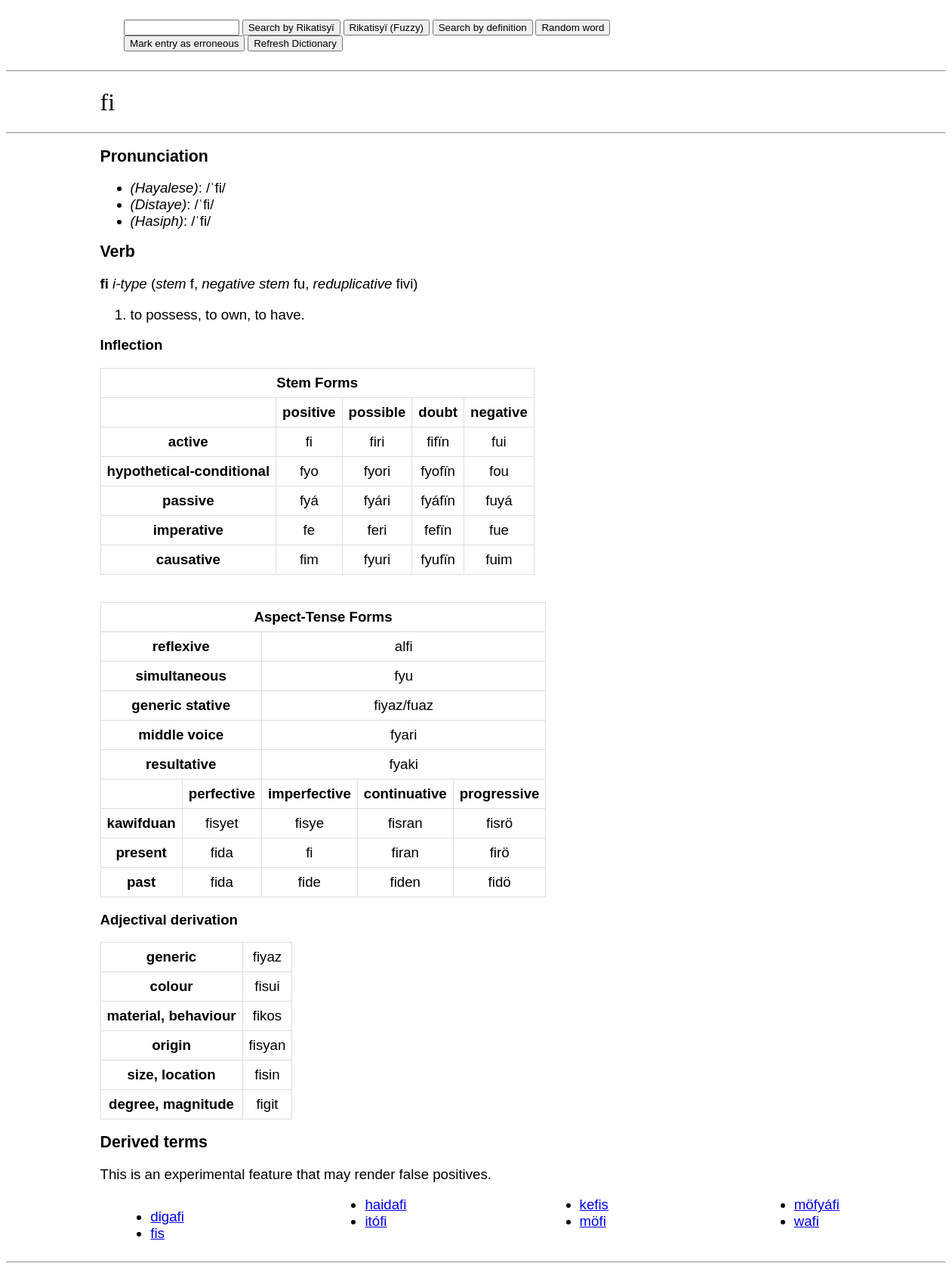
The page /wiki/fi on the database its author committed.
### app/models.py (models this page shows, shortened)
class Dictionary(db.Model):
    __tablename__ = 'Dictionary'
    id: Mapped[int] = mapped_column(primary_key=True)
    word: so.Mapped[str] = so.mapped_column(sa.String(50), index=True)
    defin: so.Mapped[str] = so.mapped_column(sa.String(255), index=True)
    anim: so.Mapped[str] = so.mapped_column(sa.String(50), nullable=True)
    pos: so.Mapped[str] = so.mapped_column(sa.String(50), nullable=True)
    etym: so.Mapped[str] = so.mapped_column(sa.String(255), nullable=True)

### app/routes.py (the view, shortened to what this page needs)
@app.route("/wiki/")
@app.route("/wiki/<word>", methods=['GET', 'POST'])
def show_definition(word):
    form = searchWord()
    located = Dictionary.query.filter(Dictionary.word == word.strip().casefold()).all()
    retword = []
    for x in located:
        defin = x.defin.split("; ")
        print(defin)
        root = ""
        anim = ""
        neg = ""
        if x.anim:
            match x.anim:
                case "i.":
                    anim = "class i. human"
                case "ii.":
                    anim = "class ii. deitic"
                case "iii.":
                    anim = "class iii. inanimate and non-human animate"
        elif x.pos == "v." or x.pos == "stv.":
            match x.word[len(x.word)-1]:
                case "i":
                    anim = "i-type"
                    root = x.word[:len(x.word) - 1]
                    neg = root + "u"
                case "ï":
                    anim = "ï-type"
                    root = x.word[:len(x.word) - 2]
                    neg = root + "iy"
                case "é":
                    anim = "é-type"
                    root = x.word[:len(x.word) - 1]
                    neg = root + "u"
                case "a":
                    anim = "é-type"
                    root = x.word[:len(x.word) - 1]
                    neg = root + "u"
                case "á":
                    anim = "é-type (passive)"
                    root = x.word[:len(x.word) - 1]
                    neg = root + "u"
                case "y":
                    anim = "i-type (cons.)"
                    root = x.word
                    neg = root + "u"
                case _:
                    anim = "i-type (cons.)"
                    root = x.word
                    neg = root + "u"
        match neg[len(neg)-2:]:
            case "uu":
                neg = neg[:len(neg)-1] + "y"
            case "au":
                neg = neg[:len(neg) - 1] + "w/" + neg[:len(neg) - 2] + "uw" + neg[len(neg)-2]
        if "alt." in defin[0]:
            adef = defin[0].split(")")
            defin[0] = adef[1]
            alt = adef[0] + ")"
        else:
            alt = ""
        if ", from" in defin[len(defin)-1]:
            etym = "Derived from " + defin[len(defin)-1].split(", from")[len(defin[len(defin)-1].split(", from"))-1]
            defin[len(defin)-1] = defin[len(defin)-1].split(", from")[0]
        elif ", lit." in defin[len(defin)-1]:
            etym = "Derived from " + defin[len(defin) - 1].split(", lit.")[len(defin[len(defin)-1].split(", lit."))-1]
            defin[len(defin)-1] = defin[len(defin)-1].split(", lit.")[0]
        elif ", borrowed from" in defin[len(defin)-1]:
            etym = "Borrowed from " + defin[len(defin)-1].split(", borrowed from")[len(defin[len(defin)-1].split(", borrowed from"))-1]
            defin[len(defin)-1] = defin[len(defin)-1].split(", borrowed from")[0]
        elif ", root noun" in defin[len(defin)-1]:
            etym = "Derivation of root noun " + defin[len(defin)-1].split(", root noun")[len(defin[len(defin)-1].split(", root noun"))-1]
            defin[len(defin)-1] = defin[len(defin)-1].split(", root noun")[0]
        else:
            etym = ""
        retword.append(cs.definition(x.word.strip().casefold(),cs.genIPA(word),cs.genIPA_collo(cs.genIPA(word)),cs.genIPA_eng(cs.genIPA(word)),defin,anim,cs.posword(x.pos),etym,root,cs.getInf(x), alt, neg, cs.redup(x), cs.reflex(x.word)))
    if session.get('prev'):
        if session['prev']:
            form.word.data = session['prev']
    else:
        form.word.data = ""
    related = Dictionary.query.filter(Dictionary.word.icontains(word.strip().casefold()),Dictionary.word != word.strip().casefold()).order_by(collate(Dictionary.word, 'NOCASE')).all()
    return render_template('word.html', retword=retword, related=related, form=form)

### app/forms.py
class searchWord(FlaskForm):
    word = StringField('Search by word or definition:')
    submit = SubmitField('Search by Rikatisyï')
    fuzsubmit = SubmitField('Rikatisyï (Fuzzy)')
    defsubmit = SubmitField('Search by definition')
    random = SubmitField('Random word')
    refresh = SubmitField('Refresh Dictionary')
    markentry = SubmitField('Mark entry as erroneous')

### app/scripts.py (called while the page is built, shortened)
def ipa(x):
    x = x.lower()
    x = x.replace("-","")
    for dia, mon in dia_b.items():
        x = x.replace(dia, mon)
    if (x[0] in vowels) is True:
        x = "ʔ" + x
    x = sylla(x)
    x = stress(x)
    for pref, fin in ipa_f.items():
        x = x.replace(pref, fin)
    for st, co in ipa_f2.items():
        if x.endswith(st):
            x = co.join(x.rsplit(st,1))
    return x

def sylla(x):
    if 1 <= len(x) <= 2:
        return x

def genIPA(name):
    splitname = re.split(" ",name)
    res = ""
    i=0
    while i<len(splitname):
        res = res + ipa(splitname[i])
        i += 1
        if i<len(splitname):
            res = res + " "
    return res

def genIPA_collo(name):
    for st, co in ipa_c.items():
        name = name.replace(st, co)
    for st, co in ipa_c2.items():
        if name.endswith(st):
            name = co.join(name.rsplit(st,1))
    return name

def genIPA_eng(name):
    for st, co in ipa_e.items():
        name = name.replace(st, co)
    for st, co in ipa_e2.items():
        if name.endswith(st):
            name = co.join(name.rsplit(st,1))
    return name

def posword(x):
    match x:
        case "n.":
            return "Noun"
        case "v.":
            return "Verb"
        case "stv.":
            return "Stative verb"
        case "intj.":
            return "Interjection"
        case "conj.":
            return "Conjunction"
        case "phr.":
            return "Phrase"
        case "aff.":
            return "Affix"
        case "part.":
            return "Particle"
        case _:
            return "Unimplemented"

def reflex(x):
    refl = 'nsywr'
    y = x
    for dia, mon in dia_b.items():
        y.replace(dia, mon)
    if y[0] in refl:
        return "a" + x[0] + x
    elif x[0] == "ɕ":
        return "as" + x
    elif x[0] == "ʑ":
        return "az" + x
    elif x[0] == "ʕ":
        return "al'" + x
    elif x[0] == "h":
        return "all" + x
    return "al" + x

### app/templates/word.html (shortened to what this page needs)
<!DOCTYPE html>
<html lang="en">
<head>
</head>
    <body>
    {% extends "base.html" %}
    {% block content %}
        <h1>{{ retword[0].word }}</h1>
        <hr>
        <h2>Pronunciation</h2>
        <ul>
            <li><i>(Hayalese)</i>: /{{ retword[0].ipa }}/</li>
            <li><i>(Distaye)</i>: /{{ retword[0].ipa_c }}/</li>
            <li><i>(Hasiph)</i>: /{{ retword[0].ipa_e }}/</li>
        </ul>
        {% for word in retword %}
        <h2>{{ word.pos }}</h2>
        {% if word.root %}
        <p><b>{{ word.word }} </b><i>{{ word.anim }}</i> {{ word.alt }} (<i>stem</i> {{ word.root }}, <i>negative stem</i> {{ word.neg }}, <i>reduplicative</i> {{word.redup}})</p>
        {% endif %}
        <ol>
            {% for match in word.defin %}
            <li>{{ match }}</li>
            {% endfor %}
        </ol>
    {% if word.pos == "Verb" or word.pos == "Stative verb" %}
    <p><b>Inflection</b></p>
        <table><tbody>
          <tr>
            <td colspan="5"><b>Stem Forms</b></td>
          </tr>
          <tr>
            <td></td>
            <td><b>positive</b></td>
            <td><b>possible</b></td>
            <td><b>doubt</b></td>
            <td><b>negative</b></td>
          </tr>
          <tr>
            <td><b>active</b></td>
            <td>{{ word.inf[0] }}</td>
            <td>{{ word.inf[0] }}{{ word.inf[11] }}</td>
            <td>{{ word.inf[0] }}{{ word.inf[12] }}</td>
            <td>{{ word.inf[1] }}</td>
          </tr>
          <tr>
            <td><b>hypothetical-conditional</b></td>
            <td>{{ word.inf[2] }}</td>
            <td>{{ word.inf[2] }}{{ word.inf[11] }}</td>
            <td>{{ word.inf[2] }}{{ word.inf[12] }}</td>
            <td>{{ word.inf[3] }}</td>
          </tr>
          <tr>
            <td><b>passive</b></td>
            <td>{{ word.inf[4] }}</td>
            <td>{{ word.inf[4] }}{{ word.inf[11] }}</td>
            <td>{{ word.inf[4] }}{{ word.inf[12] }}</td>
            <td>{{ word.inf[5] }}</td>
          </tr>
          <tr>
            <td><b>imperative</b></td>
            <td>{{ word.inf[6] }}</td>
            <td>{{ word.inf[6] }}{{ word.inf[11] }}</td>
            <td>{{ word.inf[6] }}{{ word.inf[12] }}</td>
            <td>{{ word.inf[7] }}</td>
          </tr>
          <tr>
            <td><b>causative</b></td>
            <td>{{ word.inf[8] }}</td>
            <td>{{ word.inf[10] }}{{ word.inf[11] }}</td>
            <td>{{ word.inf[10] }}{{ word.inf[12] }}</td>
            <td>{{ word.inf[9] }}</td>
          </tr>
        </tbody>
        </table>
        <br><br>
        <table><tbody>
          <tr>
            <td colspan="5"><b>Aspect-Tense Forms</b></td>
          </tr>
          <tr>
            <td colspan="2"><b>reflexive</b></td>
            <td colspan="3">{{ word.ref }}</td>
          </tr>
          <tr>
            <td colspan="2"><b>simultaneous</b></td>
            <td colspan="3">{{ word.inf[10] }}</td>
          </tr>
          <tr>
            <td colspan="2"><b>generic stative</b></td>
            <td colspan="3">{{ word.word }}yaz/{{ word.root }}{{ word.inf[13] }}</td>
          </tr>
          <tr>
            <td colspan="2"><b>middle voice</b></td>
            <td colspan="3">{{ word.root }}{{ word.inf[14] }}</td>
          </tr>
          <tr>
            <td colspan="2"><b>resultative</b></td>
            <td colspan="3">{{ word.root }}{{ word.inf[15] }}</td>
          </tr>
          <tr>
            <td></td>
            <td><b>perfective</b></td>
            <td><b>imperfective</b></td>
            <td><b>continuative</b></td>
            <td><b>progressive</b></td>
          </tr>
          <tr>
            <td><b>kawifduan</b></td>
            <td>{{ word.word }}syet</td>
            <td>{{ word.word }}sye</td>
            <td>{{ word.word }}sran</td>
            <td>{{ word.word }}srö</td>
          </tr>
          <tr>
            <td><b>present</b></td>
            <td>{{ word.word }}da</td>
            <td>{{ word.word }}</td>
            <td>{{ word.word }}ran</td>
            <td>{{ word.word }}rö</td>
          </tr>
          <tr>
            <td><b>past</b></td>
            <td>{{ word.word }}da</td>
            <td>{{ word.word }}de</td>
            <td>{{ word.word }}den</td>
            <td>{{ word.word }}dö</td>
          </tr>
        </tbody>
        </table>
    {% endif %}
    {% if word.pos == "Noun" or word.pos == "Verb" or word.pos == "Stative verb" %}
    <p><b>Adjectival derivation</b></p>
        <table><tbody>
        <tr>
            <td><b>generic</b></td>
            <td>{{ word.word }}yaz</td>
        </tr>
        <tr>
            <td><b>colour</b></td>
            <td>{{ word.word }}sui</td>
        </tr>
        <tr>
            <td><b>material, behaviour</b></td>
            <td>{{ word.word }}kos</td>
        </tr>
        <tr>
            <td><b>origin</b></td>
            <td>{{ word.word }}syan</td>
        </tr>
        <tr>
            <td><b>size, location</b></td>
            <td>{{ word.word }}sin</td>
        </tr>
        <tr>
            <td><b>degree, magnitude</b></td>
            <td>{{ word.word }}git</td>
        </tr>
        </tbody>
        </table>
    {% endif %}
    {% endfor %}
    {% if related|length > 0 %}
    <h2>Derived terms</h2>
    <p>This is an experimental feature that may render false positives.</p>
    <div class="fourcol">
        <ul>
            {% for rel in related %}
            <li><a href="{{ url_for('show_definition', word=rel.word) }}">{{ rel.word }}</a></li>
            {% endfor %}
        </ul>
    </div>
    {% endif %}
    <br><hr>
    {% endblock %}

### app/templates/base.html (shortened to what this page needs)
<!DOCTYPE html>
<html lang="en">
<head>
    <link rel="stylesheet" href='/static/style.css' />
</head>
<body>
 <div class="navbar" style="display: flex; margin-left:5%">
        <form action="" method="post" novalidate style="text-align:center, margin-left:10%, margin-right:10%">
             <h4>{{ form.word(size=16) }} {{ form.submit }} {{ form.fuzsubmit }} {{ form.defsubmit }} {{ form.random }}
                 {{ form.markentry }} {{ form.refresh }} </h4>
        </form>
</div>
<hr>
{% block content %}{% endblock %}
</body>
</html>

### app/static/style.css (style rules this page uses)
p, th, td { color: black; font-family: "Arial", serif; font-size: 14pt; font-weight: 400; text-align: left; margin-left: 10%; margin-right: 10%; }
h1 { color: black; font-family: "Georgia", serif; font-size: 24pt; text-align: left; font-weight: 500; margin-left: 10%; margin-right: 10%; }
h2 { color: black; font-family: "Arial", sans-serif; font-size: 16pt; text-align: left; font-weight: 700; margin-left: 10%; margin-right: 10%; }
h4 { color: black; font-family: "Arial", sans-serif; font-size: 10pt; text-align: left; margin-left: 10%; margin-right: 10%; font-weight: 400; }
li { color: black; font-family: "Arial", sans-serif; font-size: 14pt; font-weight: 400; text-align: left; }
ul, ol { color: black; font-family: "Arial", sans-serif; font-size: 12pt; font-weight: 200; text-align: left; margin-left: 10%; }
.navbar { width: 100%; background-color: white; overflow: auto; }
tg, th, td { border: 1px solid #ddd; padding: 8px; text-align: center; vertical-align: left; }
table { border-collapse: collapse; margin-left: 10%; margin-right: auto; vertical-align: left; }
.fourcol { column-count: 4; margin-left: 10%; }

### rows shown on the page
Dictionary: pos "Verb", word "fi", anim "i-type", root "f", neg "fu", redup "fivi", defin "to possess, to own, to have.", inf "ri", inf "fïn", inf "fui", inf "fyo", inf "fou", inf "fyá", inf "fuyá", inf "fe", inf "fue", inf "fim", inf "fyu", inf "fuim", ref "alfi", inf "uaz", inf "yari", inf "yaki"
Dictionary: word "digafi"
Dictionary: word "fis"
Dictionary: word "haidafi"
Dictionary: word "itófi"
Dictionary: word "kefis"
Dictionary: word "möfi"
Dictionary: word "möfyáfi"
Dictionary: word "wafi"

### other values the page prints
{{ retword[0].word }} "fi"
{{ retword[0].ipa }} "ˈfi"
{{ retword[0].ipa_c }} "ˈfi"
{{ retword[0].ipa_e }} "ˈfi"
